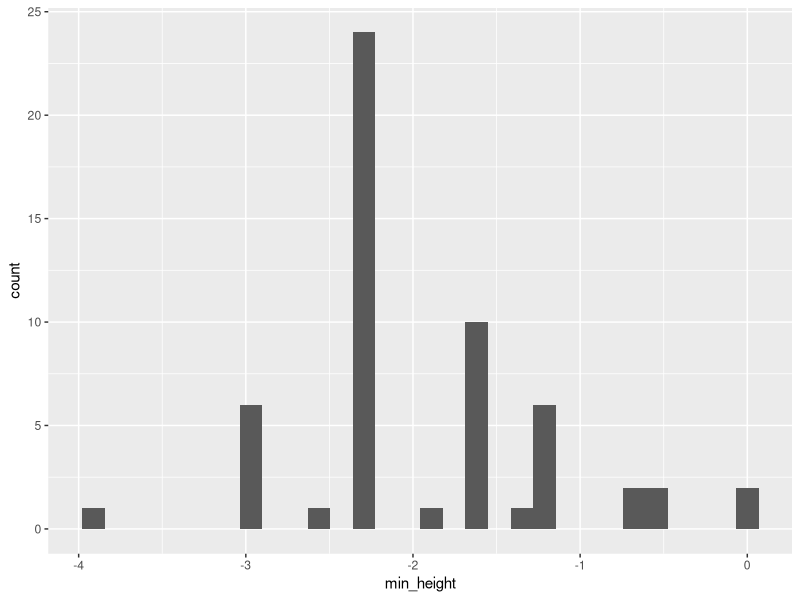
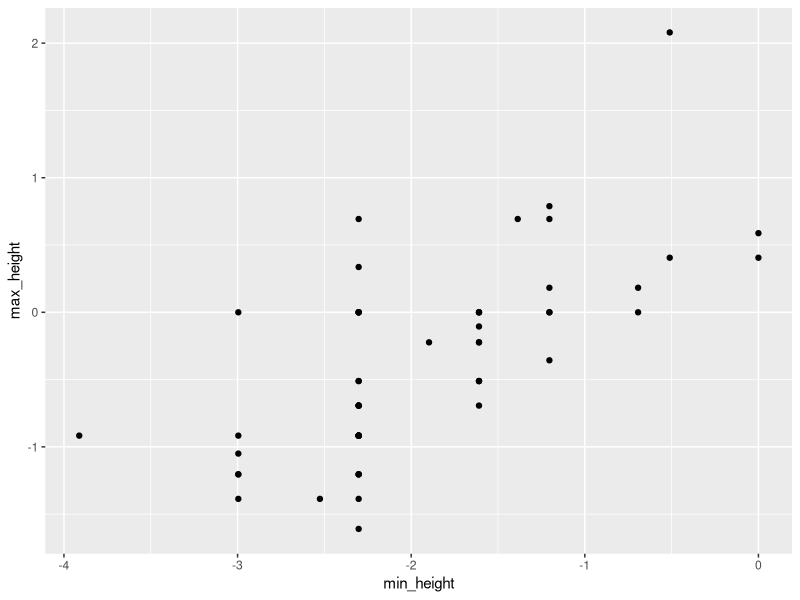
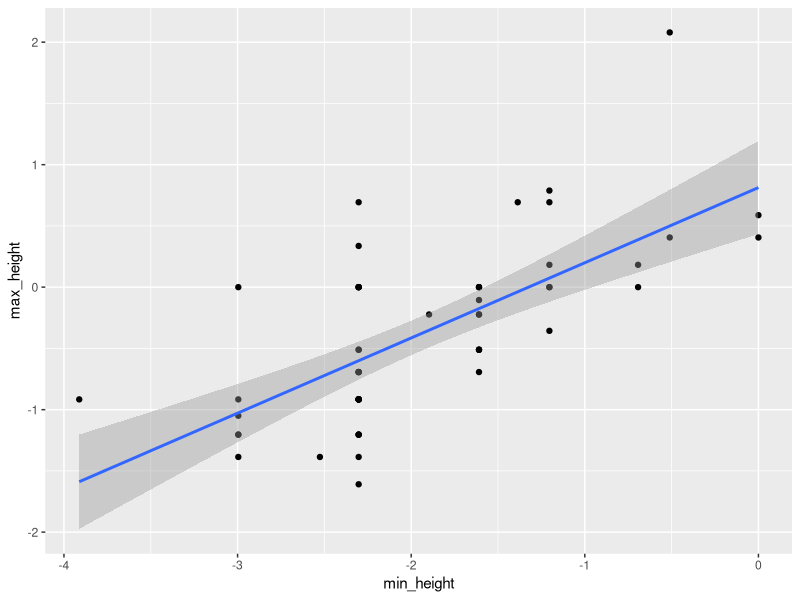
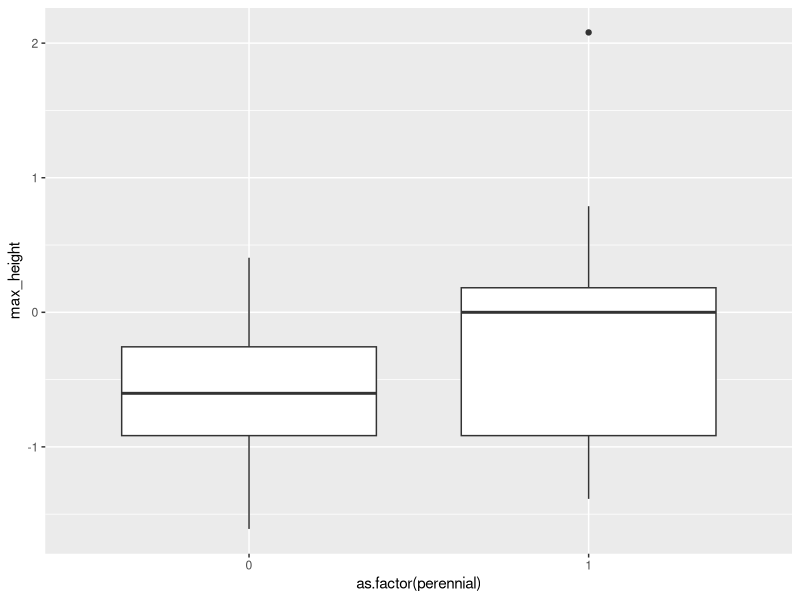

Write R code to recreate these figures, in order.
## ---- chunk 1
help.search("bar plot")
## ---- chunk 2
3 + 5
## ---- chunk 3
(3 * 5) + 7
## ---- chunk 4
3 * 5 + 7
## ---- chunk 5
3 * (5 + 7)
## ---- chunk 6
sqrt(4)
abs(-5)
round(3.14159265359, 2)
## ---- chunk 7
round(x = 3.14159265359, digits = 2)
## ---- chunk 8
my_var <- 8
## ---- chunk 9
my_var2 <- 10
## ---- chunk 10
my_var + my_var2
## ---- chunk 11
my_var_tot <- my_var + my_var2
## ---- chunk 12
my_var2 <- 3
## ---- chunk 13
# Vector of variables
my_vect <- c(my_var, my_var2)

# Numeric vector
v1 <- c(10, 2, 8, 7, 11, 15)

# Char vector
pets <- c("cat", "dog", "rabbit", "pig")
## ---- chunk 14
v2 <- 1:10
v3 <- seq(from = 1, to = 10)
## ---- chunk 15
pets <- c("cat", "dog", "rabbit", "pig", "snake")
pets[1]
## ---- chunk 16
pets[3:4]
## ---- chunk 17
pets[c(1,4)]
## ---- chunk 18
trait_data <- read.csv("data/tra.csv")
## ---- chunk 19
head(trait_data)
tail(trait_data)
## ---- chunk 20
summary(trait_data)
## ---- chunk 21
trait_data[5, 3]
## ---- chunk 22
trait_data[ ,9]
## ---- chunk 23
trait_data$min_height
## ---- chunk 24
trait_data$min_height[5]
## ---- chunk 25
trait_data[5, ]
## ---- chunk 26
trait_data[5:10, 5:7]
## ---- chunk 27
head(trait_data[5:7])
## ---- chunk 28
head(trait_data[c("species","min_height")])
## ---- chunk 29
## create matrix object
m <- matrix(c(1:8,NA), nrow=3, ncol=3) # a 3x3 matrix

## identify missing values
anyNA(m)
is.na(m[1,1])
is.na(m[2,2])
is.na(m[3,3])
is.na(m)

na_matrix <- is.na(df)
na_count <- sum(is.na(df))

## replace missing values with the average of all values
m[is.na(m)] <- mean(m, na.rm = TRUE)        # assign one value to any missing values

## ---- chunk 30
library(ggplot2)
## ---- chunk 31
ggplot(data = trait_data, aes(x = min_height)) +
  geom_histogram()
## ---- chunk 32
ggplot(data = trait_data, aes(x = min_height, y = max_height)) +
  geom_point()
## ---- chunk 33
ggplot(data = trait_data, aes(x = min_height, y = max_height)) +
  geom_point() +
  geom_smooth(method = "lm")
## ---- chunk 34
ggplot(data = trait_data, aes(x = as.factor(perennial), y = max_height)) +
  geom_boxplot()
